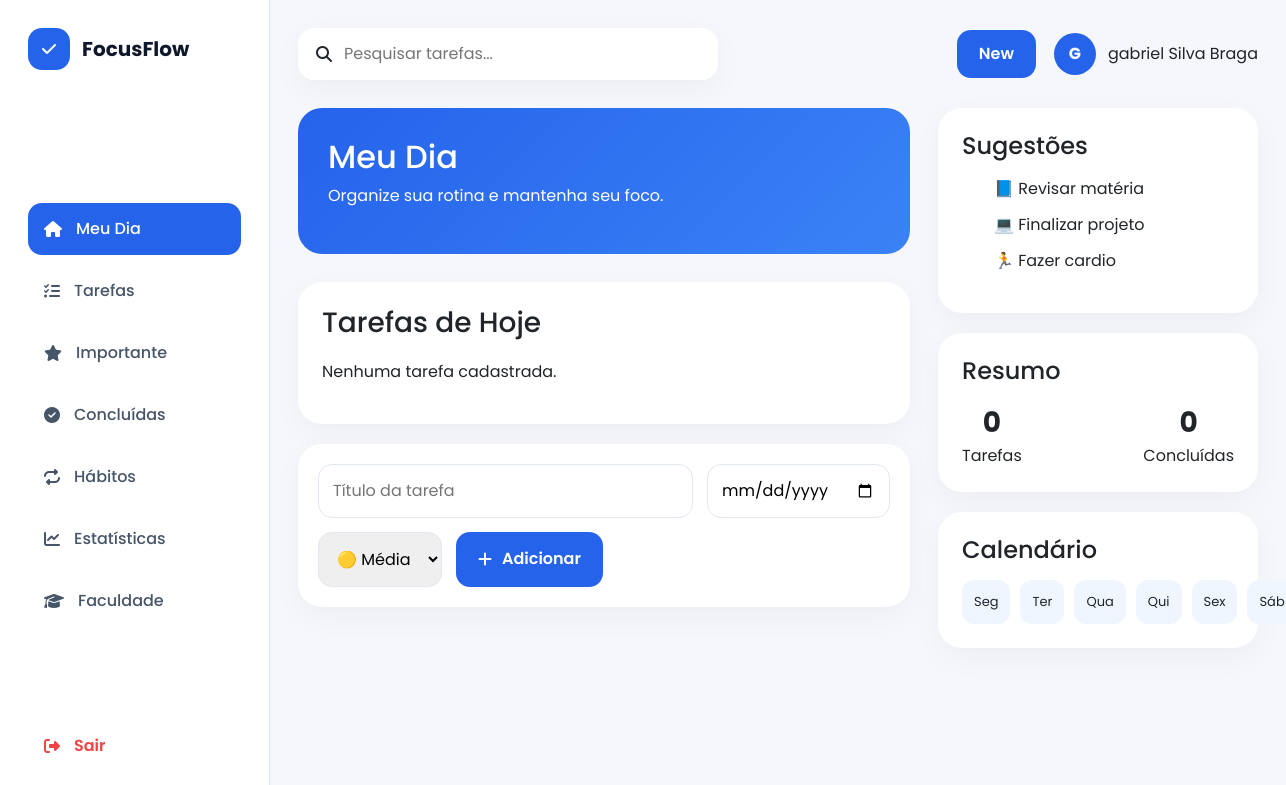
The app's page /home.php (signed in), older data.
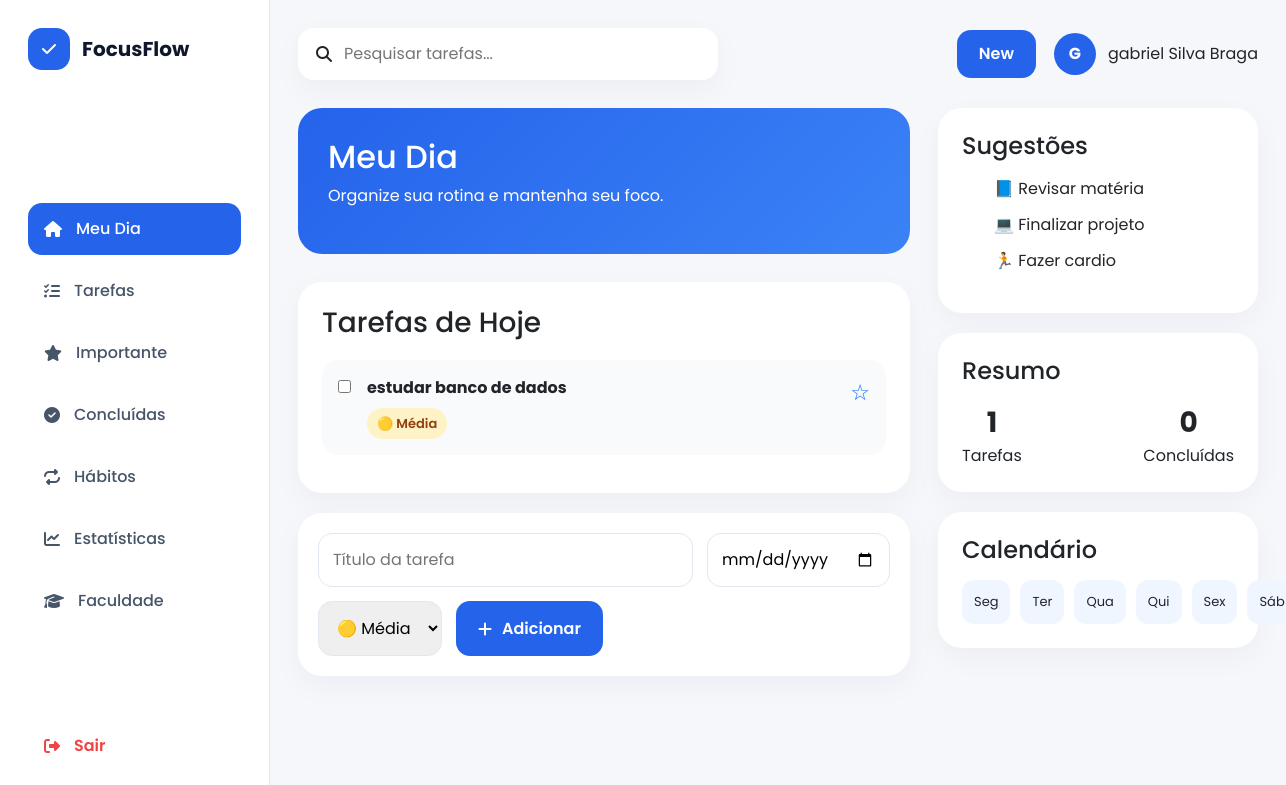
The same page, newer data.
### tables this page shows
CREATE TABLE `tarefas` (
  `id` int(11) NOT NULL,
  `usuario_id` int(11) NOT NULL,
  `titulo` varchar(255) NOT NULL,
  `descricao` text DEFAULT NULL,
  `categoria` varchar(100) DEFAULT NULL,
  `status` enum('pendente','concluida') DEFAULT 'pendente',
  `data_criacao` timestamp NOT NULL DEFAULT current_timestamp(),
  `prazo` date DEFAULT NULL,
  `urgencia` enum('baixa','media','alta') DEFAULT 'media'
);

### includes/tarefas.php (called while the page is built, shortened)
<?php
include("conexao.php");
function listarTarefas($usuario_id)
{
    global $conn;
    $sql = "SELECT * FROM tarefas
            WHERE usuario_id = ?
            AND status = 'pendente'
            ORDER BY data_criacao DESC";
    $stmt = $conn->prepare($sql);
    $stmt->bind_param("i", $usuario_id);
    $stmt->execute();
    return $stmt->get_result();
}
function contarTarefas($usuario_id)
{
    global $conn;
    $sql = "SELECT COUNT(*) as total
            FROM tarefas
            WHERE usuario_id = ?
            AND status = 'pendente'";
    $stmt = $conn->prepare($sql);
    $stmt->bind_param("i", $usuario_id);
    $stmt->execute();
    $resultado = $stmt->get_result();
    $dados = $resultado->fetch_assoc();
    return $dados['total'];
}
?>

### home.php (the view, shortened to what the changed rows need)
<?php
include("includes/tarefas.php");
$usuario_id = $_SESSION['id'];
$tarefas = listarTarefas($usuario_id);
$totalTarefas = contarTarefas($usuario_id);
?>
<!DOCTYPE html>
<html lang="pt-BR">
<head>
    <link href="https://cdn.jsdelivr.net/npm/bootstrap@5.3.3/dist/css/bootstrap.min.css" rel="stylesheet">
    <link rel="stylesheet"
    href="https://cdnjs.cloudflare.com/ajax/libs/font-awesome/6.5.2/css/all.min.css">
    <link rel="stylesheet" href="./css/style.css">
</head>
<body>
<div class="dashboard-layout">
    <div class="main-content">
        <div class="dashboard-content">
            <div class="dashboard-left">
                <div class="welcome-card">
                    <div>
                        <h1>Meu Dia</h1>
                    </div>
                </div>
                <div class="task-section">
                    <h3>Tarefas de Hoje</h3>
                    <?php if ($tarefas->num_rows > 0): ?>
<?php while ($tarefa = $tarefas->fetch_assoc()): ?>
    <div class="task-card">
        <form method="GET" style="margin: 0;">
            <input
                type="checkbox"
                onchange="this.form.submit()"
            >
        </form>
        <div class="task-content">
            <strong>
                <?php echo htmlspecialchars($tarefa['titulo']); ?>
            </strong>
            <div class="task-meta">
                <span class="priority-badge priority-<?php echo $tarefa['urgencia']; ?>">
                    <?php
                        if ($tarefa['urgencia'] === 'alta') {
                            echo '🔴 Alta';
                        } elseif ($tarefa['urgencia'] === 'media') {
                            echo '🟡 Média';
                        } else {
                            echo '🟢 Baixa';
                        }
                    ?>
                </span>
            </div>
        </div>
        <div class="task-actions">
            <?php if ($tarefa['importante']): ?>
                <a
                    href="home.php?desfavoritar=<?php echo $tarefa['id']; ?>"
                    class="edit-btn"
                >
                    ⭐
                </a>
            <?php else: ?>
                <a
                    href="home.php?favoritar=<?php echo $tarefa['id']; ?>"
                    class="edit-btn"
                >
                    ☆
                </a>
            <?php endif; ?>
        </div>
    </div>
<?php endwhile; ?>
<?php else: ?>
    <p>Nenhuma tarefa cadastrada.</p>
<?php endif; ?>
</div>
            </div>
            <div class="dashboard-right">
                <div class="info-card">
                    <div class="stats">
                        <div>
                            <strong><?php echo $totalTarefas; ?></strong>
                            <span>Tarefas</span>
                        </div>
                    </div>
                </div>
            </div>
        </div>
    </div>
</div>
</body>
</html>

Row changes from the older to the newer data that the page shows:
added tarefas: titulo "estudar banco de dados", urgencia "🟡 Média"
Text that changed along with them:
$totalTarefas: "0" → "1"
text no longer shown: "Nenhuma tarefa cadastrada."
